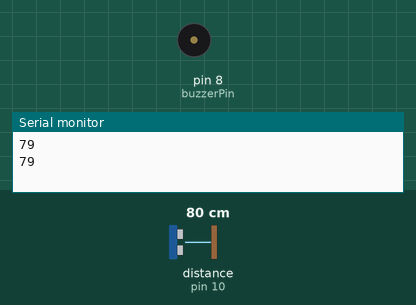
This sketch was run on a simulated Arduino Uno, built with avr-gcc and run on an emulated ATmega328P. Shown: buzzer (waves = sounding), the last lines printed to the serial monitor. Wiring (inferred from the names in the program): ultrasonic range finder: trigger pin 9; echo pin 10. Inputs (shaded band) come from the test bench; at power-on: distance to the obstacle (sensor on pin 10) 80 cm. The echo pulse lasts 58.3 µs per cm.

Above: at 0.96 s.
1.3 s: distance to the obstacle (sensor on pin 10) set to 2 cm
At 2.4 s:
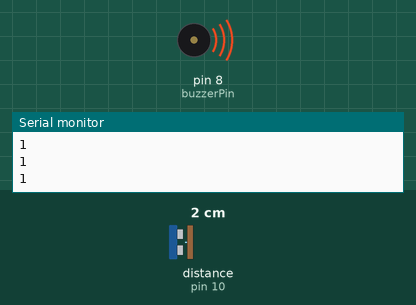
2.9 s: distance to the obstacle (sensor on pin 10) set to 5 cm
4.4 s: distance to the obstacle (sensor on pin 10) set to 8 cm
At 4.66 s:
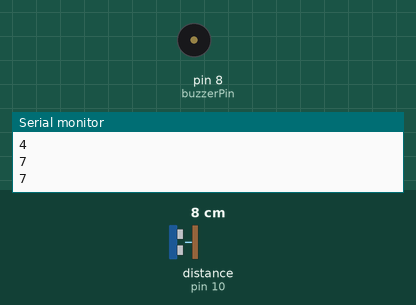
7.4 s: distance to the obstacle (sensor on pin 10) set to 4 cm
8.9 s: distance to the obstacle (sensor on pin 10) set to 60 cm
At 9.07 s:
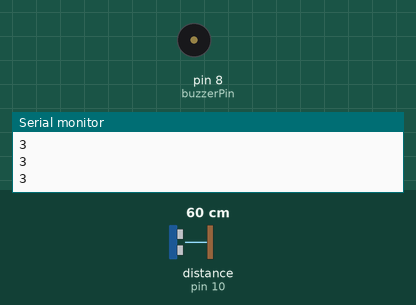
Timing chart, 0 to 12.9 s (numbered marks = the images above; inputs shaded):
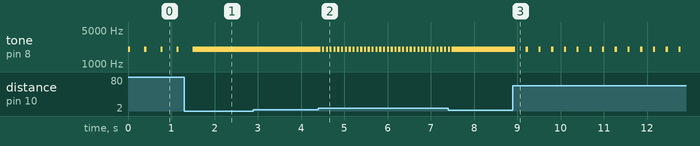

The sketch:

buzzer.ino
```cpp
// HC-SR04 ultrasonic distance sensor + piezo buzzer
// Buzzer beeps slower when far, faster when closer, continuous when very close

const int trigPin = 9;
const int echoPin = 10;
const int buzzerPin = 8;

// Distance thresholds (in cm) - tune these to your use case
const int MAX_RANGE = 100;   // beyond this, no beeping
const int CLOSE_RANGE = 5;   // closer than this, buzzer is continuous

void setup() {
  pinMode(trigPin, OUTPUT);
  pinMode(echoPin, INPUT);
  pinMode(buzzerPin, OUTPUT);
  Serial.begin(9600);
}

long readDistanceCM() {
  // Send a 10us pulse to trigger the sensor
  digitalWrite(trigPin, LOW);
  delayMicroseconds(2);
  digitalWrite(trigPin, HIGH);
  delayMicroseconds(10);
  digitalWrite(trigPin, LOW);

  // Read the echo pulse duration, with a timeout to avoid blocking forever
  long duration = pulseIn(echoPin, HIGH, 30000); // 30ms timeout (~5m max range)

  if (duration == 0) {
    return -1; // no echo received (out of range or no object)
  }

  // Speed of sound ~343 m/s -> distance (cm) = duration * 0.0343 / 2
  long distance = duration * 0.0343 / 2;
  return distance;
}

void loop() {
  long distance = readDistanceCM();

  if (distance == -1 || distance > MAX_RANGE) {
    // Nothing in range - buzzer off
    noTone(buzzerPin);
    digitalWrite(buzzerPin, LOW);
  }
  else if (distance <= CLOSE_RANGE) {
    // Extremely close - continuous tone
    tone(buzzerPin, 2000); // steady tone, no gaps
  }
  else {
    // Scale beep delay based on distance: closer = shorter delay = faster beeps
    // Maps distance (CLOSE_RANGE..MAX_RANGE) to delay (30ms..400ms)
    int beepDelay = map(distance, CLOSE_RANGE, MAX_RANGE, 30, 400);

    tone(buzzerPin, 2000);
    delay(50);          // short beep duration
    noTone(buzzerPin);
    delay(beepDelay);   // gap between beeps, scaled by distance
  }

  Serial.println(distance);
}
```

Measured:
- the behaviour switches between 6 and 7 cm on distance to the obstacle (sensor on pin 10) (found by bisection; images 1 and 2)
- after the input at 1.3 s, tone on pin 8 (buzzerPin): goes on until 1.5 s, then stays 2000 Hz
- after the input at 4.4 s, tone on pin 8 (buzzerPin): alternates 2000 Hz for 0.05 s and silent for 0.04 s, starting after 0.05 s
- after the input at 7.4 s, tone on pin 8 (buzzerPin): goes on until 7.5 s, then stays 2000 Hz
- after the input at 8.9 s, tone on pin 8 (buzzerPin): alternates 2000 Hz for 0.05 s and silent for 0.24 s, starting after 0.05 s
- by itself, tone on pin 8 (buzzerPin): alternates 2000 Hz for 0.05 s and silent for 0.32 s
